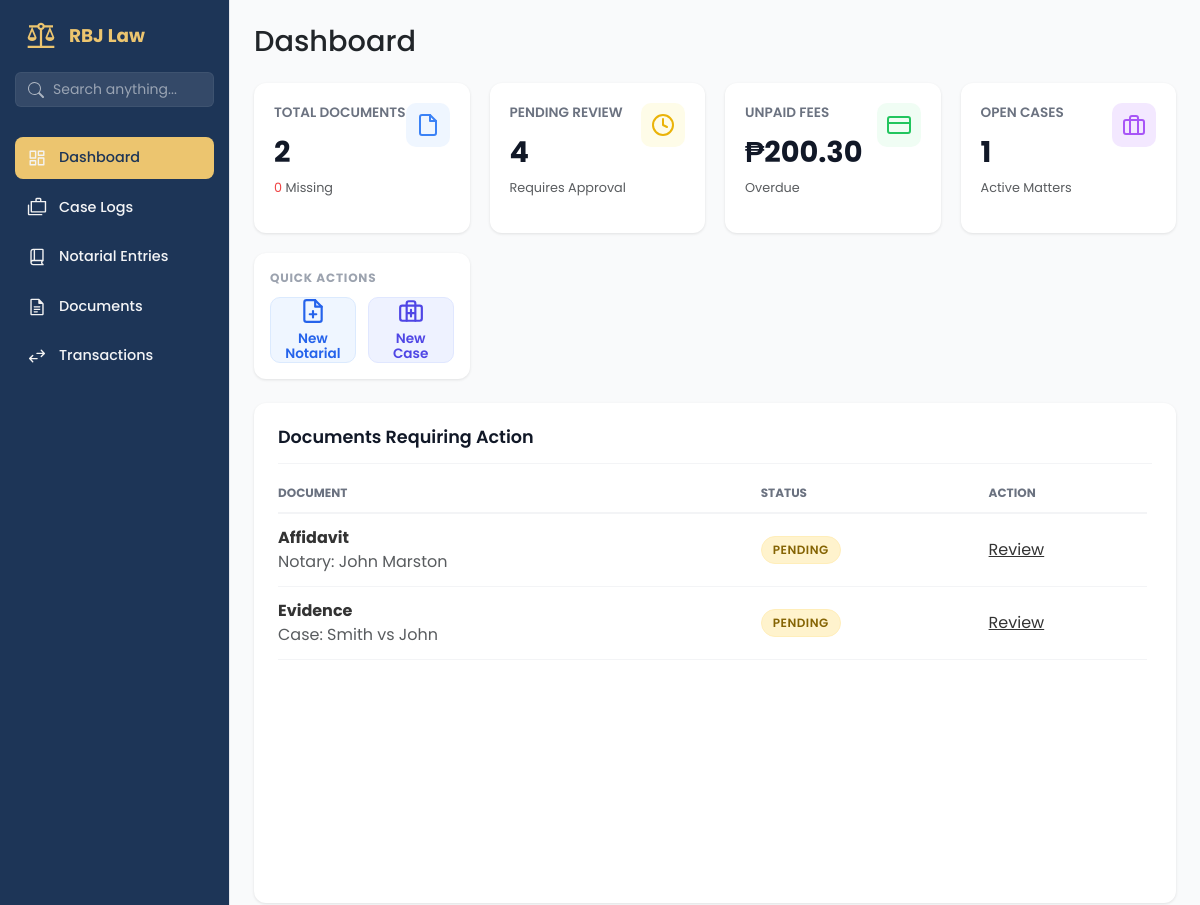
The page /dashboard (signed in, upper part) on the database as committed earlier.
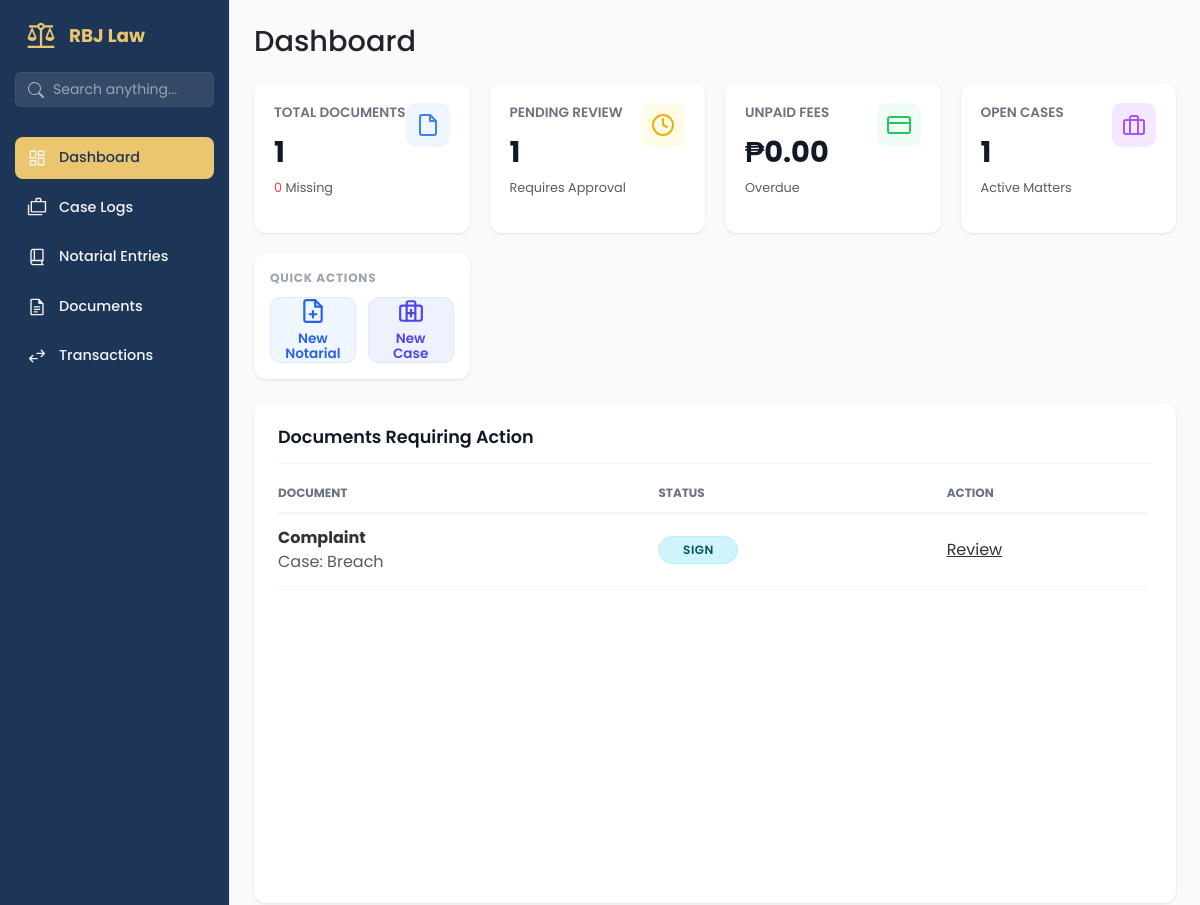
The same page on the database as committed later.
### app/models/document_mdl.py (models this page shows, shortened)
class Document(db.Model):
    __tablename__ = 'documents'
    id = db.Column(db.Integer, primary_key=True)
    filename = db.Column(db.String(255), nullable=False)
    file_path = db.Column(db.String(500), nullable=False)
    file_type = db.Column(db.String(50), nullable=True)
    file_size = db.Column(db.Integer, nullable=True)  # in bytes
    document_type = db.Column(db.String(100), nullable=True)  # e.g., Affidavit, ID, SPA Draft, etc.
    notes = db.Column(db.Text, nullable=True)
    document_status = db.Column(db.String(50), default='Pending', nullable=False)
    parent_type = db.Column(db.String(50), nullable=False)  # 'notarial_entry', 'case', 'client'
    parent_id = db.Column(db.Integer, nullable=False)
    uploaded_by = db.Column(db.Integer, db.ForeignKey('users.id'), nullable=True)
    uploaded_at = db.Column(db.DateTime, default=datetime.utcnow)
    last_modified = db.Column(db.DateTime, default=datetime.utcnow, onupdate=datetime.utcnow)
    uploader = db.relationship('User', backref='uploaded_documents', lazy=True)

### app/routes/dashboard_routes.py (the view)
@dashboard_bp.route('/')
@dashboard_bp.route('/dashboard')
@login_required
def dashboard_page():
    filtered_data = filter_dashboard_data()
    total_docs = filtered_data['documents'].count()
    missing_docs = filtered_data['documents'].filter(Document.document_status.ilike('Lacking')).count()
    if current_user.role == 'staff':
        pending_payments_count = filtered_data['transactions'].filter_by(payment_status='Pending').count()
        unpaid_sum = db.session.query(func.sum(TransactionItem.transaction_amount))\
            .filter(TransactionItem.payment_status == 'Pending',
                   TransactionItem.transaction_type == 'Notarial').scalar() or 0
        unpaid_count = TransactionItem.query.filter_by(
            payment_status='Pending',
            transaction_type='Notarial'
        ).count()
    else:
        pending_payments_count = TransactionItem.query.filter_by(payment_status='Pending').count()
        unpaid_sum = db.session.query(func.sum(TransactionItem.transaction_amount))\
            .filter(TransactionItem.payment_status == 'Pending').scalar() or 0
        unpaid_count = TransactionItem.query.filter_by(payment_status='Pending').count()
    pending_docs_count = Document.query.filter(Document.document_status.ilike('Pending')).count()
    total_pending = pending_docs_count + pending_payments_count
    open_cases = Case.query.filter(Case.status.ilike('active')).count()
    notarial_count = TransactionItem.query.filter_by(transaction_type='Notarial').count()
    case_count = TransactionItem.query.filter_by(transaction_type='Case').count()
    upcoming_deadlines = Schedule.query\
        .options(joinedload(Schedule.case))\
        .filter(Schedule.is_done == False)\
        .order_by(Schedule.deadline.asc())\
        .limit(6)\
        .all()
    kpi_data = {
        'total_docs': total_docs,
        'missing_docs': missing_docs,
        'pending_review': total_pending,
        'pending_payments': pending_payments_count,  # New: specifically track pending payments
        'total_unpaid': "{:,.2f}".format(unpaid_sum), # Format as currency string
        'unpaid_count': unpaid_count,
        'open_cases': open_cases,
        'notarial_count': notarial_count,  # New: notarial transactions count
        'case_count': case_count  # New: case transactions count
    }
    action_docs_query = Document.query.filter(
        Document.document_status.in_(['Pending', 'Lacking', 'Draft', 'For Signature'])
    ).order_by(
        db.case((Document.document_status == 'Lacking', 1), else_=2),
        Document.last_modified.desc()
    ).limit(5).all()
    action_docs_data = []
    for doc in action_docs_query:
        action_docs_data.append({
            'title': doc.document_type or doc.filename,
            'context': resolve_document_context(doc),
            'status': doc.document_status,
            'id': doc.id,
            'target_url': get_context_url(doc)
        })
    if current_user.role == 'staff':
        pending_transactions = TransactionItem.query\
            .filter_by(payment_status='Pending', transaction_type='Notarial')\
            .options(joinedload(TransactionItem.client))\
            .order_by(TransactionItem.transaction_date.desc())\
            .limit(5).all()
    else:
        pending_transactions = TransactionItem.query\
            .filter_by(payment_status='Pending')\
            .options(joinedload(TransactionItem.client))\
            .order_by(TransactionItem.transaction_date.desc())\
            .limit(5).all()
    action_transactions_data = []
    for transaction in pending_transactions:
        client_name = "Unknown Client"
        if transaction.client and hasattr(transaction.client, 'full_name'):
            client_name = transaction.client.full_name
        action_transactions_data.append({
            'title': f"{transaction.purpose} - {client_name}",
            'context': f"{transaction.transaction_type} Transaction",
            'status': 'Pending Payment',
            'id': transaction.id,
            'target_url': url_for('transaction.transactions_page')  # Link to transactions page
        })
    context = {
        'kpi': kpi_data,
        'action_docs': action_docs_data,
        'action_transactions': action_transactions_data,  # New: pending transactions for action
        'upcoming_deadlines': upcoming_deadlines, # <--- Added this
        'now': datetime.now().date()
    }
    return render_template('dashboard_page.html', **context)

### app/models/client_mdl.py (called while the page is built)
    @property
    def full_name(self):
        return f"{self.client_first_name} {self.client_last_name}"

### app/routes/dashboard_routes.py (called while the page is built)
def get_context_url(doc):
    if doc.parent_type == 'case':
        return f"/cases/{doc.parent_id}"
    elif doc.parent_type == 'notarial_entry':
        return url_for('notarial_entries.entry_details', entry_id=doc.parent_id)  # CHANGED THIS LINE
    elif doc.parent_type == 'client':
        return f"/clients/{doc.parent_id}"
    return f"/documents/{doc.id}"

### app/utils/query_filters.py (called while the page is built)
def filter_dashboard_data():
    from app.models.document_mdl import Document
    from app.models.transaction_mdl import TransactionItem
    from app.models.case_mdl import Case
    if current_user.role == 'staff':
        return {
            'documents': Document.query.filter(Document.parent_type == 'notarial_entry'),
            'transactions': TransactionItem.query.filter(TransactionItem.transaction_type == 'Notarial'),
            'cases': Case.query.filter(False)  # No cases
        }
    return {
        'documents': Document.query,
        'transactions': TransactionItem.query,
        'cases': Case.query
    }

### app/templates/dashboard_page.html (shortened to what the changed rows need)
{% extends "base.html" %}
{% block content %}
<main class="dashboard-content">
    <header class="dashboard-header">
        <h1>Dashboard</h1>
    </header>
    <section class="dashboard-cards">
        <div class="data-card">
            <div class="data-card__info">
                <span class="data-card__title">Total Documents</span>
                <span class="data-card__value">{{ kpi.total_docs }}</span>
                <p class="text-muted" style="margin-top:4px; font-size: 0.8rem;">
                    <span style="color:#ef4444;">{{ kpi.missing_docs }}</span> Missing
                </p>
            </div>
        </div>
        <div class="data-card">
            <div class="data-card__info">
                <span class="data-card__title">Pending Review</span>
                <span class="data-card__value">{{ kpi.pending_review }}</span>
                <p class="text-muted" style="margin-top:4px; font-size: 0.8rem;">Requires Approval</p>
            </div>
        </div>
        <div class="data-card">
            <div class="data-card__info">
                <span class="data-card__title">Unpaid Fees</span>
                <span class="data-card__value">₱{{ kpi.total_unpaid }}</span>
                <p class="text-muted" style="margin-top:4px; font-size: 0.8rem;">Overdue</p>
            </div>
        </div>
    </section>
    <section class="dashboard-panels-bottom">
        <div class="panel-card">
            <div class="panel-card__body">
                <table class="action-table">
                    <thead>
                        <tr>
                            <th>Document</th>
                            <th>Status</th>
                            <th>Action</th>
                        </tr>
                    </thead>
                    <tbody>
                        {% for doc in action_docs %}
                        <tr>
                            <td>
                                <div class="text-sm"><strong>{{ doc.title }}</strong></div>
                                <div class="text-muted">{{ doc.context }}</div>
                            </td>
                            <td>
                                {% if doc.status == 'Lacking' or doc.status == 'Missing' %}
                                <span class="status-tag status-tag--lacking">Missing</span>
                                {% elif doc.status == 'For Signature' %}
                                <span class="status-tag status-tag--for-signature">Sign</span>
                                {% elif doc.status == 'Completed' or doc.status == 'Released' %}
                                <span class="status-tag status-tag--complete">{{ doc.status }}</span>
                                {% else %}
                                <span class="status-tag status-tag--pending">{{ doc.status }}</span>
                                {% endif %}
                            </td>
                            <td><a href="{{ doc.target_url }}" style="color: var(--color-primary);">Review</a></td>
                        </tr>
                        {% else %}
                        <tr>
                            <td colspan="3" style="text-align: center; color: #6b7280;">No items found.</td>
                        </tr>
                        {% endfor %}
                    </tbody>
                </table>
            </div>
        </div>
    </section>
</main>
{% endblock %}

Rows that differ between the two databases and show on the page:
removed Document: title "Affidavit", context "Notary: John Marston", status "PENDING"
changed Document: title "Evidence" → "Complaint"; context "Case: Smith vs John" → "Case: Breach"; status "PENDING" → (not shown); now shows "SIGN"
Other text that changed with them:
{{ kpi.total_docs }}: "2" → "1"
{{ kpi.pending_review }}: "4" → "1"
{{ kpi.total_unpaid }}: "200.30" → "0.00"
